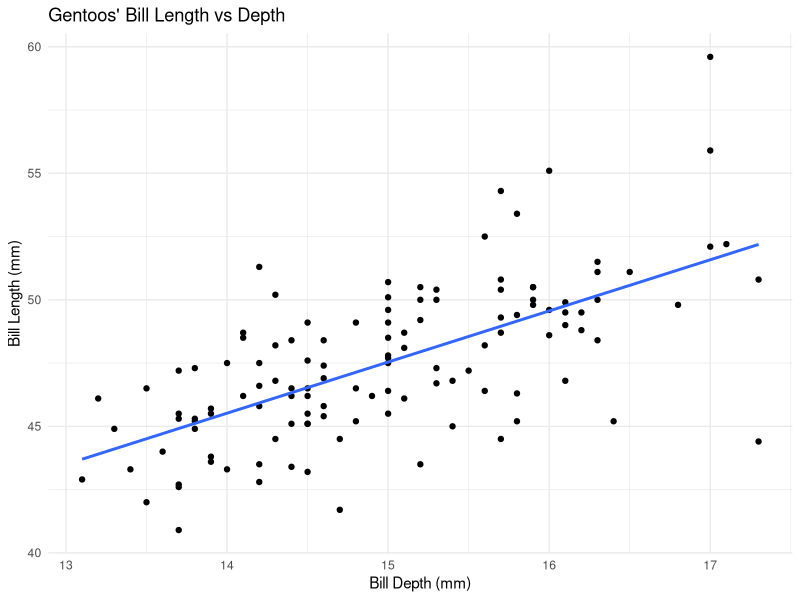
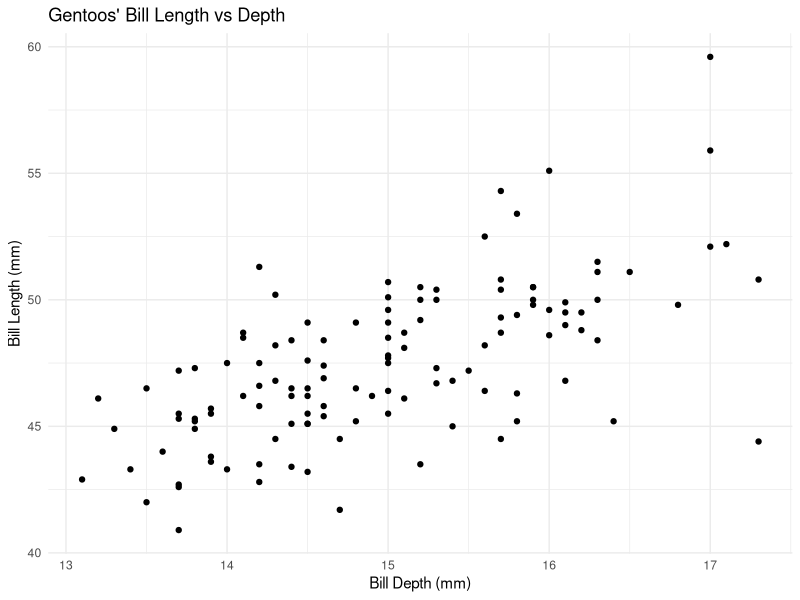
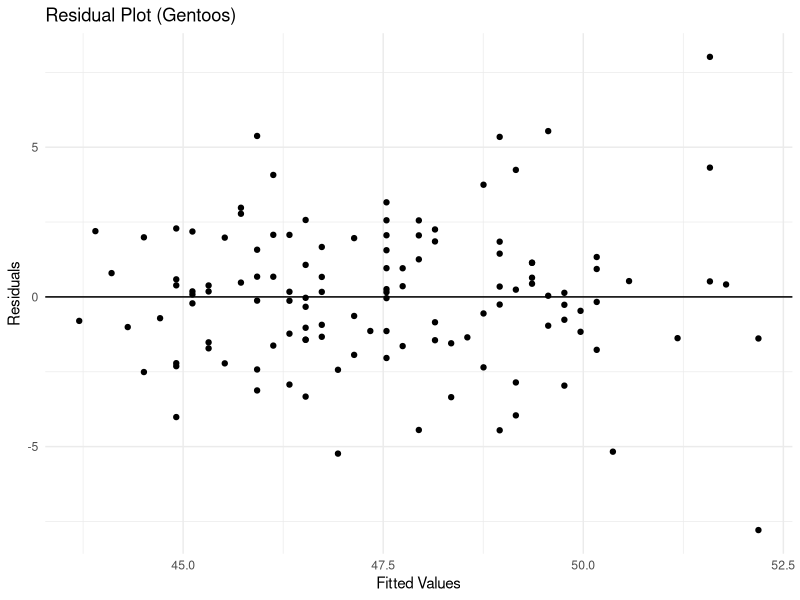

These charts were generated, in order, by the following R code:
## ---- chunk 1
#| message: false
#| warning: false
library(tidyverse)
library(modeldata)
library(broom)
## ---- chunk 2
#| message: false
#| warning: false
gentoos <- penguins %>% 
  filter(species == "Gentoo")
## ---- chunk 3
#| message: false
#| warning: false
ggplot(
  gentoos,
  aes(x = bill_depth_mm, 
      y = bill_length_mm)
) +
  geom_point() +
  geom_smooth(method = "lm", 
              se = FALSE
  ) +
  labs(
    title = "Gentoos' Bill Length vs Depth",
    x = "Bill Depth (mm)",
    y = "Bill Length (mm)"
  ) +
  theme_minimal()
## ---- chunk 4
#| message: false
#| warning: false
model <- lm(bill_length_mm ~ bill_depth_mm, data = gentoos)
summary(model)
## ---- chunk 5
#| message: false
#| warning: false
predicted_length <- 2.0208 * 15.5 + 17.2295
## ---- chunk 6
#| message: false
#| warning: false

true_length <- gentoos %>% 
  filter(bill_depth_mm == 15.5) %>% 
  pull(bill_length_mm)
## ---- chunk 7
#| message: false
#| warning: false

residual <- predicted_length - true_length
## ---- chunk 8
#| message: false
#| warning: false
ggplot(
  gentoos,
  aes(x = bill_depth_mm, 
      y = bill_length_mm)
) +
  geom_point() +
  labs(
    title = "Gentoos' Bill Length vs Depth",
    x = "Bill Depth (mm)",
    y = "Bill Length (mm)"
  ) +
  theme_minimal()
## ---- chunk 9
#| message: false
#| warning: false

summary(model)
## ---- chunk 10
#| message: false
#| warning: false
gentoos_aug <- augment(model)
## ---- chunk 11
#| message: false
#| warning: false
ggplot(
  gentoos_aug,
  aes(x = .fitted, 
      y = .resid)
) +
  geom_point() +
  geom_hline(yintercept = 0) +
  labs(
    title = "Residual Plot (Gentoos)",
    x = "Fitted Values",
    y = "Residuals"
  ) +
  theme_minimal()
